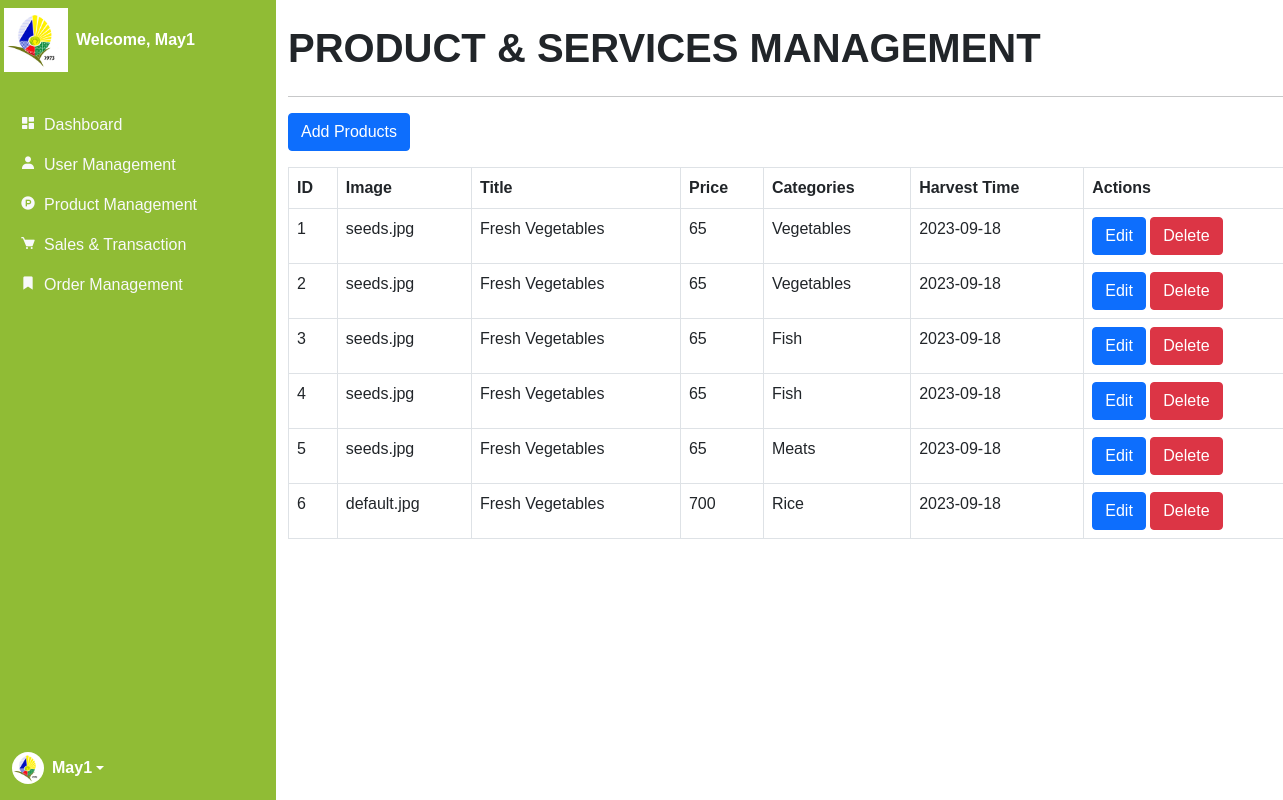
The app's page /backend/preorder.php (signed in), older data.
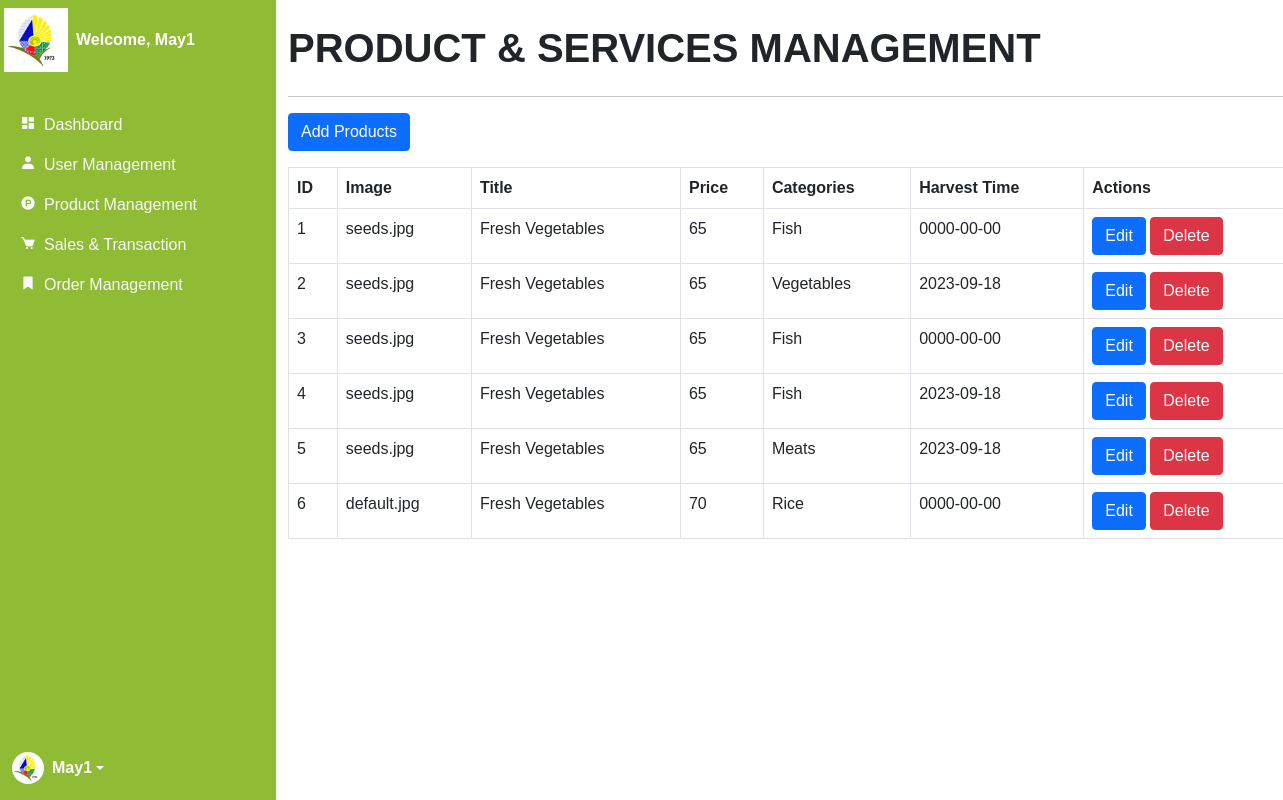
The same page, newer data.
### tables this page shows
CREATE TABLE `product_list` (
  `id` int(11) NOT NULL,
  `image` varchar(300) NOT NULL,
  `title` varchar(300) NOT NULL,
  `description` varchar(300) NOT NULL,
  `price` int(11) NOT NULL,
  `quantity` int(11) NOT NULL,
  `categories` varchar(255) NOT NULL,
  `harvest` date DEFAULT NULL,
  `timestamp` datetime NOT NULL DEFAULT current_timestamp() ON UPDATE current_timestamp(),
  `unit` text NOT NULL,
  `status` varchar(50) NOT NULL
);

### backend/preorder.php (the view, shortened to what the changed rows need)
<?php
    include '../components/backend_header.php';
?>
<body>
    <div class="container-fluid">
        <div class="row flex-nowrap">
            <?php
                function fetchProductData($conn, $table) {
                    $query = "SELECT * FROM $table";
                    $result = $conn->query($query);
                    $data = array();
                    while ($row = $result->fetch_assoc()) {
                        $data[] = $row;
                    }
                    return $data;
                }
                $productData = fetchProductData($conn, 'product_list');
            ?>
            <div class="col-12 col-xl-10">
                <div class="col mt-4">
                    <h1 class="mb-4 text-uppercase fw-bolder">Product & Services Management</h1>
                    <div class="row">
                        <div class="col">
                            <div class="table-responsive">
                                <table class="table table-bordered">
                                    <thead>
                                        <tr>
                                            <th>ID</th>
                                            <th>Image</th>
                                            <th>Title</th>
                                            <th>Price</th>
                                            <th>Categories</th>
                                            <th>Harvest Time</th>
                                            <th>Actions</th>
                                        </tr>
                                    </thead>
                                    <tbody>
                                        <?php foreach ($productData as $product) { ?>
                                        <tr>
                                            <td><?php echo $product['id']; ?></td>
                                            <td><?php echo $product['image']; ?></td>
                                            <td><?php echo $product['title']; ?></td>
                                            <td><?php echo $product['price']; ?></td>
                                            <td><?php echo $product['categories']; ?></td>
                                            <td><?php echo $product['harvest']; ?></td>
                                            <td>
                                                <button type="button" class="btn btn-primary" data-bs-toggle="modal"
                                                    data-bs-target="#editProductModal_<?php echo $product['id']; ?>"
                                                    data-id="<?php echo $product['id']; ?>">
                                                    Edit
                                                </button>
                                                <button type="button" class="btn btn-danger" data-bs-toggle="modal"
                                                    data-bs-target="#deleteProductModal"
                                                    data-id="<?php echo $product['id']; ?>">
                                                    Delete
                                                </button>
                                            </td>
                                        </tr>
                                        <?php } ?>
                                    </tbody>
                                </table>
                            </div>
                        </div>
                    </div>
                </div>
            </div>
        </div>
    </div>
</body>
</html>

Row changes from the older to the newer data that the page shows:
changed product_list id 1: categories "Vegetables" → "Fish"; harvest "2023-09-18" → "0000-00-00"
changed product_list id 3: harvest "2023-09-18" → "0000-00-00"
changed product_list "default.jpg": price "700" → "70"; harvest "2023-09-18" → "0000-00-00"
